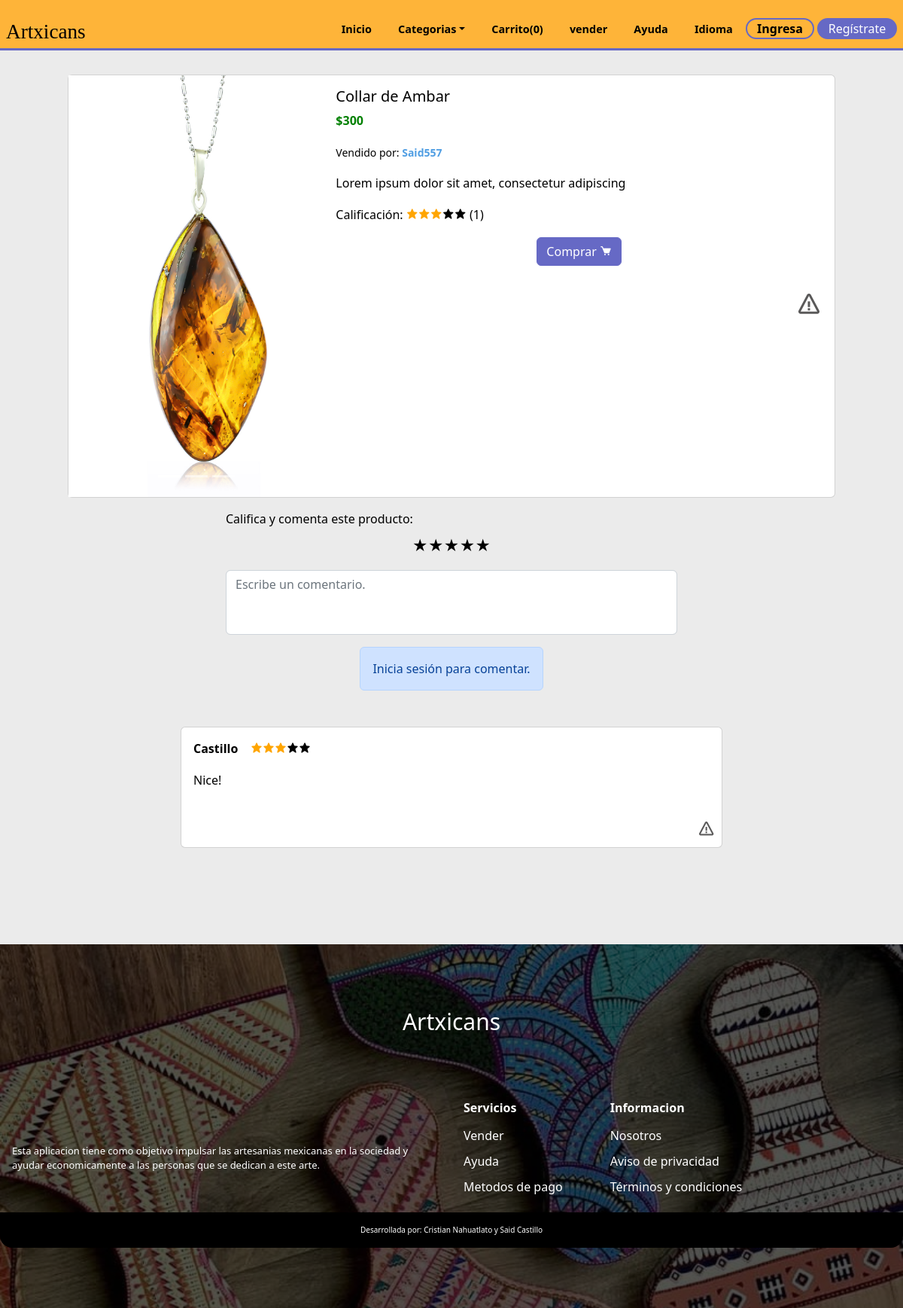
Page /product.php?id_product=3 on the committed database.
### tables this page shows
CREATE TABLE `products` (
  `id_product` int(11) NOT NULL,
  `product` varchar(80) NOT NULL,
  `image1` varchar(80) NOT NULL,
  `price` int(11) NOT NULL,
  `description` varchar(250) NOT NULL,
  `category` varchar(30) NOT NULL,
  `stock` int(11) NOT NULL,
  `image2` varchar(30) NOT NULL,
  `image3` varchar(30) NOT NULL,
  `ID_registro` int(11) DEFAULT NULL
);

CREATE TABLE `reg_sellers` (
  `IDregseller` int(11) NOT NULL,
  `Nombre` varchar(255) NOT NULL,
  `apellidos` varchar(255) NOT NULL,
  `nickname` varchar(255) NOT NULL,
  `lada` int(4) NOT NULL,
  `telefono` varchar(20) NOT NULL,
  `telefonoref` varchar(20) NOT NULL,
  `domicilio` varchar(255) NOT NULL,
  `postal` varchar(10) NOT NULL,
  `identificador` varchar(255) NOT NULL,
  `solicitud` varchar(50) NOT NULL,
  `ID_registro` int(11) DEFAULT NULL
);

CREATE TABLE `stars` (
  `id_star` int(11) NOT NULL,
  `star` int(11) NOT NULL,
  `comment` varchar(150) NOT NULL,
  `ID_registro` int(11) DEFAULT NULL,
  `id_product` int(11) DEFAULT NULL
);

CREATE TABLE `registro` (
  `ID` int(11) NOT NULL,
  `Nombre` varchar(255) NOT NULL,
  `Correo` varchar(255) NOT NULL,
  `Contraseña` varchar(255) NOT NULL,
  `estatus` int(2) NOT NULL,
  `direccion` int(1) NOT NULL
);

### global/querycart.php (called while the page is built)
<?php
    if(isset($_GET['id_product'])){
        $query = $conn ->query("SELECT * FROM products WHERE id_product = ".$_GET['id_product']) or die($conn->error);
        if(mysqli_num_rows($query) > 0){
            $row = mysqli_fetch_row($query);
        }else{
            echo("<script>location.href = 'index.php';</script>");
        }
    }else{
        echo("<script>location.href = 'index.php';</script>");
    }
?>

### product.php (the view, shortened to what this page needs)
<?php
    include('templates/cabecera.php');
    include('global/querycart.php');
    include('global/cart.php');
?>
<div class="card mb-3 mx-auto card-product" style="width: 85vw;margin-top:2rem">
  <div class="row g-0">
    <div class="col-md-4">
      <div id="carouselExampleIndicators" class="carousel slide">
        <div class="carousel-indicators">
          <button type="button" data-bs-target="#carouselExampleIndicators" data-bs-slide-to="0" class="active" aria-current="true" aria-label="Slide 1"></button>
          <button type="button" data-bs-target="#carouselExampleIndicators" data-bs-slide-to="1" aria-label="Slide 2"></button>
          <button type="button" data-bs-target="#carouselExampleIndicators" data-bs-slide-to="2" aria-label="Slide 3"></button>
        </div>
        <div class="carousel-inner">
          <div class="carousel-item active">
            <img src="./assets/products/<?php echo $row[2]?>" class="d-block w-100 object-fit-cover " style="height:70vh" alt="...">
          </div>
        </div>
        <button class="carousel-control-prev" type="button" data-bs-target="#carouselExampleIndicators" data-bs-slide="prev">
          <span class="carousel-control-prev-icon" aria-hidden="true"></span>
        </button>
        <button class="carousel-control-next" type="button" data-bs-target="#carouselExampleIndicators" data-bs-slide="next">
          <span class="carousel-control-next-icon" aria-hidden="true"></span>
        </button>
      </div>
    </div>
    <?php
      $vendedor = mysqli_query($conn,"SELECT * FROM reg_sellers INNER JOIN products WHERE reg_sellers.ID_registro = products.ID_registro");
      $resultVendedor = mysqli_fetch_array($vendedor);
?>
    <div class="col-md-8">
      <div class="card-body">
        <h3 class="card-title"><?php echo $row[1]?></h3>
        <p class="card-text price">$<?php echo $row[3];?></p>
        <p class="card-text"><small class="text-body-secondary">Vendido por:&nbsp;<strong><a href="profile-seller.php?seller_data=<?php echo $resultVendedor['ID_registro']?>"><?php echo $resultVendedor['nickname']?></a></strong></small></p>
        <p class="card-text"><?php echo $row[4]?></p>
        <p class="card-text stars-pointer">Calificación:
          <?php
            $id_product =$row[0];
            $sql = mysqli_query($conn,"SELECT * FROM stars WHERE id_product = $id_product");
            $sum =  mysqli_query($conn,"SELECT SUM(star) as score FROM stars WHERE id_product = $id_product");
            $score = mysqli_fetch_array($sum);
            $num = $sql->num_rows;
            if($num > 0){
            $data1 = $num * 1; $data2 = $num * 2;$data3 = $num * 3; $data4 = $num * 4; $data5 = $num * 5;
            $counter = $score['score'];
            if($counter >= $data5):
            ?>
            <i class="bx bxs-star bx-5"></i><i class="bx bxs-star bx-5"></i><i class="bx bxs-star bx-5"></i><i class="bx bxs-star bx-5"></i><i class="bx bxs-star bx-5"></i>
            <?php elseif($counter >= $data4):?>
            <i class="bx bxs-star bx-5"></i><i class="bx bxs-star bx-5"></i><i class="bx bxs-star bx-5"></i><i class="bx bxs-star bx-5"></i><i class="bx bxs-star bx-10"></i>
            <?php elseif($counter >= $data3):?>
            <i class="bx bxs-star bx-5"></i><i class="bx bxs-star bx-5"></i><i class="bx bxs-star bx-5"></i><i class="bx bxs-star bx-10"></i><i class="bx bxs-star bx-10"></i>
            <?php elseif($counter >= $data2):?>
            <i class="bx bxs-star bx-5"></i><i class="bx bxs-star bx-5"></i><i class="bx bxs-star bx-10"></i><i class="bx bxs-star bx-10"></i><i class="bx bxs-star bx-10"></i>
            <?php else:?>
            <i class="bx bxs-star bx-5"></i><i class="bx bxs-star bx-10"></i><i class="bx bxs-star bx-10"></i><i class="bx bxs-star bx-10"></i><i class="bx bxs-star bx-10"></i>
            <?php endif;
            ?>
        (<?php echo $num?>)
            <?php }?>
        </p>
        <form action="" method="post">
          <div class="choose">
            <button type="submit" class="btn btn-info" name="button-cart" value="Agregar" >Comprar <i class="bx bxs-cart"></i></button>
          </div>
        </form>
    </div>
    <a  data-bs-toggle="modal" data-bs-target="#ModalProductReport-<?php echo $row[0]?>" style="display:flex;justify-content: end; padding :1rem;cursor:pointer;" class="report-container"><i class='bx bx-error bx-md'></i></a>
  </div>
  </div>
</div>
<div class="comments">
    <div class="mb-3 w-auto">
      <label for="exampleFormControlTextarea1" class="form-label">Califica y comenta este producto:</label>
      <form action="./helpers/stars.php?id_p=<?php echo $row[0]?>" method="POST" class="form-stars">
          <p class="clasificacion">
            <label for="radio1">★</label><label for="radio2">★</label><label for="radio3">★</label><label for="radio4">★</label><label for="radio5">★</label>
          </p>
          <textarea class="form-control comment-text" id="exampleFormControlTextarea1" name="comment" rows="3" placeholder="Escribe un comentario." maxlength="100"></textarea>
          <div class="btn-send-com">
          <?php if(@!$_SESSION['user']){
            ?>
            <div class="alert alert-primary" role="alert">
                 Inicia sesión para comentar.
            </div>
            <?php }else{
                 $id_user = $_SESSION['id'];
                 $query3 = mysqli_query($conn,"SELECT * FROM stars WHERE ID_registro = $id_user AND id_product = $id_product");
                 if($query3->num_rows > 0){
                   echo "<input class='btn btn-info' name='send-comment' value='Publicar' disabled>";
                  }else{
            ?>
                    <input type="submit" class="btn btn-info" name="send-comment" value="Publicar">
          <?php } } ?>
        </div>
        </form>
      </div>
        </div>
        <div class="all-comments">
      <?php
        $check = mysqli_query($conn,"SELECT * FROM registro INNER JOIN stars
        ON registro.ID = stars.ID_registro INNER JOIN products
        ON stars.id_product = products.id_product
        WHERE stars.id_product = $id_product");
        if($check->num_rows > 0){
          if(@!$_SESSION['user']){
            $query2 = mysqli_query($conn,"SELECT * FROM registro INNER JOIN stars
            ON registro.ID = stars.ID_registro INNER JOIN products
            ON stars.id_product = products.id_product
            WHERE stars.id_product = $id_product");
            }
        while($data = mysqli_fetch_array($query2)){
      ?>
      <div class="card card-comment">
        <div class="card-body">
          <div class="com-cointer">
        <p class="stars-score"><strong><?php echo $data['Nombre']?></strong>&nbsp;&nbsp;
              <?php
              switch($data['star']){
                case '3': echo "<i class='bx bxs-star bx-5'></i><i class='bx bxs-star bx-5'></i><i class='bx bxs-star bx-5'></i><i class='bx bxs-star bx-10'></i><i class='bx bxs-star bx-10'></i>";
                break;
              }
              ?>
        </p>
        </div>
        <p > <?php echo $data['comment']?></p>
      </div>
      <div class="options-container">
        <a  data-bs-toggle="modal" style="cursor:pointer" data-bs-target="#ModalReport-<?php echo $data['id_star']?>" class="report-container"><i class='bx bx-error bx-sm'></i></a>
      </div>
      </div>
    <?php }
        }else{
          ?>
          <div class="alert alert-dark" role="alert">
            Este producto aún no cuenta con comentarios.
          </div>
          <?php
        }
    ?>
</div>
<?php
    include('templates/pie.php');
?>

### styles/home/products.css (style rules this page uses)
.price { font-weight: bold; color: green; }
.form-stars p { text-align: center; }
.form-stars label { font-size: 20px; }
.form-stars label { color:black; cursor: pointer; }
.clasificacion { direction: rtl; unicode-bidi: bidi-override; }
.btn-info { --bs-btn-color: var(--bs-white); --bs-btn-bg: var(--second-alpha-color); --bs-btn-border-color: var(--second-alpha-color); --bs-btn-hover-color: var(--bs-white); --bs-btn-hover-bg: #787bc8; --bs-btn-hover-border-color:var(--second-alpha-color) ; --bs-btn-focus-shadow-rgb: var(--bd-violet-rgb); --bs-btn-active-color: var(--bs-btn-hover-color); --bs-btn-active-bg: var(--second-alpha-color); --bs-btn-active-border-color: var(--second-alpha-color); --bs-btn-disabled-color:rgb(57, 55, 55); --bs-btn-disabled-bg: #a7a9ea; --bs-btn-disabled-border-color: #787bc8; }
.comments { display: flex; align-items: center; justify-content: center; flex-direction: column; flex-wrap: wrap; }
.comment-text { width: 90vw; resize: none; }
.btn-send-com { display: flex; align-items: center; justify-content: center; margin-top: 1rem; }
.all-comments { margin: 0 auto; display: flex; align-items: center; justify-content: center; flex-wrap: wrap; flex-direction: column; }
.card-comment { margin-top: 1rem; width:90vw; }
.bx-10 { color: black; }
.bx-5 { color: orange; }
@media screen and (min-width: 768px) { .comments textarea { width: 50vw; } }
@media screen and (min-width: 768px) { .card-comment { width:60vw; } }

### styles/home/main.css (style rules this page uses)
body { top:0px !important; }

### styles/pages/products.css (style rules this page uses)
.choose { margin-top: 1rem; display: flex; align-items: center; justify-content: center; gap: 10px; }
.options-container { display:flex; justify-content:end; padding :0.5rem; }
.report-container,.show-more-comment { color: black; }
.report-container .bx { color: rgb(90, 89, 89); }

### index.css (style rules this page uses)
:root { --first-color: #feb439; --first-alpha-color: #FDD100; --second-color: #7D3C98; --second-alpha-color: #6669c5; --black-color: black; --white-color: white; --black-alpha-color: rgba(0,0,0,0.5); --white-alpha-color: rgba(255,255,255,0.5); --opacity-color: rgba(8,75,138,0.7); --font: "RaleWay",sans-serif; --max-width: 1200px; --header-height: 4.7rem; --link-color: #509ee3; --card-bg:rgb(225,225,235); --card-hover:rgb(255,255,255); }
* { padding:0; margin:0; -webkit-box-sizing: border-box; -moz-box-sizing: border-box; box-sizing: border-box; }
html { box-sizing: border-box; font-family: var(--font); font-size: 16px; scroll-behavior: smooth; }
*, *::after, *::before { box-sizing: inherit; }
body { margin: 0; overflow-x: hidden; color: var(--black-color); background-color: rgb(235, 235, 235);; }
a { color: var(--link-color); transition: all 0.5s ease-out; text-decoration: none; }
h3 { margin: 0; font-size: 1.25rem; }
img { max-width: 100%; height: auto; }
p { line-height: 1.6; }

### rows in the picture
products: image1 (picture), product "Collar de Ambar", price "300", description "Lorem ipsum dolor sit amet, consectetur adipiscing"
reg_sellers: nickname "Said557"
stars: ID_registro.Nombre "Castillo", star 3 (drawn), comment "Nice!"

### other values in the picture
$mensaje "vender"
$num "1"
